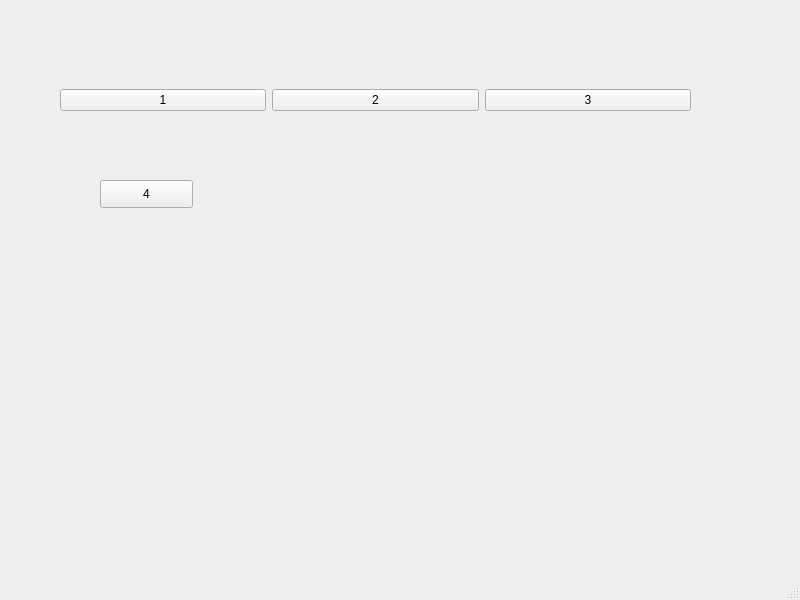
<?xml version="1.0" encoding="UTF-8"?>
<ui version="4.0">
 <class>MainWindow</class>
 <widget class="QMainWindow" name="MainWindow">
  <property name="geometry">
   <rect>
    <x>0</x>
    <y>0</y>
    <width>800</width>
    <height>600</height>
   </rect>
  </property>
  <property name="windowTitle">
   <string>MainWindow</string>
  </property>
  <widget class="QWidget" name="centralwidget">
   <widget class="QPushButton" name="pushButton_4">
    <property name="geometry">
     <rect>
      <x>100</x>
      <y>180</y>
      <width>93</width>
      <height>28</height>
     </rect>
    </property>
    <property name="text">
     <string>4</string>
    </property>
   </widget>
   <widget class="QWidget" name="layoutWidget">
    <property name="geometry">
     <rect>
      <x>60</x>
      <y>70</y>
      <width>631</width>
      <height>61</height>
     </rect>
    </property>
    <layout class="QHBoxLayout" name="horizontalLayout">
     <item>
      <widget class="QPushButton" name="pushButton">
       <property name="text">
        <string>1</string>
       </property>
      </widget>
     </item>
     <item>
      <widget class="QPushButton" name="pushButton_2">
       <property name="text">
        <string>2</string>
       </property>
      </widget>
     </item>
     <item>
      <widget class="QPushButton" name="pushButton_3">
       <property name="text">
        <string>3</string>
       </property>
      </widget>
     </item>
    </layout>
   </widget>
  </widget>
  <widget class="QMenuBar" name="menubar">
   <property name="geometry">
    <rect>
     <x>0</x>
     <y>0</y>
     <width>800</width>
     <height>26</height>
    </rect>
   </property>
  </widget>
  <widget class="QStatusBar" name="statusbar"/>
 </widget>
 <resources/>
 <connections/>
</ui>
